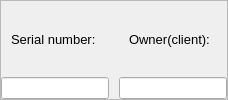
                      <widget class="QFrame" name="frame_5">
                       <property name="frameShape">
                        <enum>QFrame::StyledPanel</enum>
                       </property>
                       <property name="frameShadow">
                        <enum>QFrame::Raised</enum>
                       </property>
                       <layout class="QHBoxLayout" name="horizontalLayout_10">
                        <property name="spacing">
                         <number>10</number>
                        </property>
                        <property name="leftMargin">
                         <number>0</number>
                        </property>
                        <property name="topMargin">
                         <number>0</number>
                        </property>
                        <property name="rightMargin">
                         <number>0</number>
                        </property>
                        <property name="bottomMargin">
                         <number>0</number>
                        </property>
                        <item>
                         <widget class="QFrame" name="frame_9">
                          <layout class="QVBoxLayout" name="verticalLayout_8">
                           <property name="spacing">
                            <number>0</number>
                           </property>
                           <property name="leftMargin">
                            <number>0</number>
                           </property>
                           <property name="topMargin">
                            <number>0</number>
                           </property>
                           <property name="rightMargin">
                            <number>0</number>
                           </property>
                           <property name="bottomMargin">
                            <number>0</number>
                           </property>
                           <item>
                            <widget class="QLabel" name="label_30">
                             <property name="minimumSize">
                              <size>
                               <width>0</width>
                               <height>0</height>
                              </size>
                             </property>
                             <property name="font">
                              <font>
                               <family>Arial</family>
                               <pointsize>10</pointsize>
                               <weight>9</weight>
                               <italic>false</italic>
                               <bold>false</bold>
                              </font>
                             </property>
                             <property name="text">
                              <string>Serial number:</string>
                             </property>
                             <property name="alignment">
                              <set>Qt::AlignLeading|Qt::AlignLeft|Qt::AlignVCenter</set>
                             </property>
                             <property name="indent">
                              <number>10</number>
                             </property>
                            </widget>
                           </item>
                           <item>
                            <widget class="QLineEdit" name="constructNumberLine">
                             <property name="sizePolicy">
                              <sizepolicy hsizetype="Preferred" vsizetype="Fixed">
                               <horstretch>0</horstretch>
                               <verstretch>0</verstretch>
                              </sizepolicy>
                             </property>
                             <property name="minimumSize">
                              <size>
                               <width>0</width>
                               <height>20</height>
                              </size>
                             </property>
                             <property name="alignment">
                              <set>Qt::AlignCenter</set>
                             </property>
                             <property name="clearButtonEnabled">
                              <bool>true</bool>
                             </property>
                            </widget>
                           </item>
                          </layout>
                         </widget>
                        </item>
                        <item>
                         <widget class="QFrame" name="frame_10">
                          <layout class="QVBoxLayout" name="verticalLayout_9">
                           <property name="spacing">
                            <number>0</number>
                           </property>
                           <property name="leftMargin">
                            <number>0</number>
                           </property>
                           <property name="topMargin">
                            <number>0</number>
                           </property>
                           <property name="rightMargin">
                            <number>0</number>
                           </property>
                           <property name="bottomMargin">
                            <number>0</number>
                           </property>
                           <item>
                            <widget class="QLabel" name="label_31">
                             <property name="minimumSize">
                              <size>
                               <width>0</width>
                               <height>0</height>
                              </size>
                             </property>
                             <property name="font">
                              <font>
                               <family>Arial</family>
                               <pointsize>10</pointsize>
                               <weight>9</weight>
                               <italic>false</italic>
                               <bold>false</bold>
                              </font>
                             </property>
                             <property name="text">
                              <string>Owner(client):</string>
                             </property>
                             <property name="alignment">
                              <set>Qt::AlignLeading|Qt::AlignLeft|Qt::AlignVCenter</set>
                             </property>
                             <property name="indent">
                              <number>10</number>
                             </property>
                            </widget>
                           </item>
                           <item>
                            <widget class="QLineEdit" name="constructOwnerLine">
                             <property name="sizePolicy">
                              <sizepolicy hsizetype="Preferred" vsizetype="Fixed">
                               <horstretch>0</horstretch>
                               <verstretch>0</verstretch>
                              </sizepolicy>
                             </property>
                             <property name="minimumSize">
                              <size>
                               <width>0</width>
                               <height>20</height>
                              </size>
                             </property>
                             <property name="alignment">
                              <set>Qt::AlignCenter</set>
                             </property>
                             <property name="clearButtonEnabled">
                              <bool>true</bool>
                             </property>
                            </widget>
                           </item>
                          </layout>
                         </widget>
                        </item>
                       </layout>
                      </widget>
